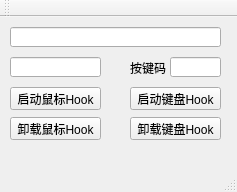
<?xml version="1.0" encoding="UTF-8"?>
<ui version="4.0">
 <class>MyHookClass</class>
 <widget class="QMainWindow" name="MyHookClass">
  <property name="geometry">
   <rect>
    <x>0</x>
    <y>0</y>
    <width>237</width>
    <height>192</height>
   </rect>
  </property>
  <property name="windowTitle">
   <string>MyHook</string>
  </property>
  <widget class="QWidget" name="centralWidget">
   <widget class="QPushButton" name="MouseHookButton">
    <property name="geometry">
     <rect>
      <x>10</x>
      <y>70</y>
      <width>91</width>
      <height>23</height>
     </rect>
    </property>
    <property name="text">
     <string>启动鼠标Hook</string>
    </property>
   </widget>
   <widget class="QPushButton" name="MouseUnHookButton">
    <property name="geometry">
     <rect>
      <x>10</x>
      <y>100</y>
      <width>91</width>
      <height>23</height>
     </rect>
    </property>
    <property name="text">
     <string>卸载鼠标Hook</string>
    </property>
   </widget>
   <widget class="QLineEdit" name="lineEdit">
    <property name="geometry">
     <rect>
      <x>10</x>
      <y>10</y>
      <width>211</width>
      <height>20</height>
     </rect>
    </property>
   </widget>
   <widget class="QLineEdit" name="lineEdit2">
    <property name="geometry">
     <rect>
      <x>10</x>
      <y>40</y>
      <width>91</width>
      <height>20</height>
     </rect>
    </property>
   </widget>
   <widget class="QPushButton" name="KeyboardHookButton">
    <property name="geometry">
     <rect>
      <x>130</x>
      <y>70</y>
      <width>91</width>
      <height>23</height>
     </rect>
    </property>
    <property name="text">
     <string>启动键盘Hook</string>
    </property>
   </widget>
   <widget class="QPushButton" name="KeyboardUnHookButton">
    <property name="geometry">
     <rect>
      <x>130</x>
      <y>100</y>
      <width>91</width>
      <height>23</height>
     </rect>
    </property>
    <property name="text">
     <string>卸载键盘Hook</string>
    </property>
   </widget>
   <widget class="QLabel" name="label">
    <property name="geometry">
     <rect>
      <x>130</x>
      <y>40</y>
      <width>41</width>
      <height>21</height>
     </rect>
    </property>
    <property name="text">
     <string>按键码</string>
    </property>
   </widget>
   <widget class="QLineEdit" name="lineEdit3">
    <property name="geometry">
     <rect>
      <x>170</x>
      <y>40</y>
      <width>51</width>
      <height>20</height>
     </rect>
    </property>
   </widget>
   <widget class="QLabel" name="label2">
    <property name="geometry">
     <rect>
      <x>10</x>
      <y>130</y>
      <width>211</width>
      <height>21</height>
     </rect>
    </property>
    <property name="text">
     <string/>
    </property>
   </widget>
  </widget>
  <widget class="QMenuBar" name="menuBar">
   <property name="geometry">
    <rect>
     <x>0</x>
     <y>0</y>
     <width>237</width>
     <height>23</height>
    </rect>
   </property>
  </widget>
  <widget class="QToolBar" name="mainToolBar">
   <attribute name="toolBarArea">
    <enum>TopToolBarArea</enum>
   </attribute>
   <attribute name="toolBarBreak">
    <bool>false</bool>
   </attribute>
  </widget>
  <widget class="QStatusBar" name="statusBar"/>
 </widget>
 <layoutdefault spacing="6" margin="11"/>
 <resources>
  <include location="MyHook.qrc"/>
 </resources>
 <connections/>
</ui>
